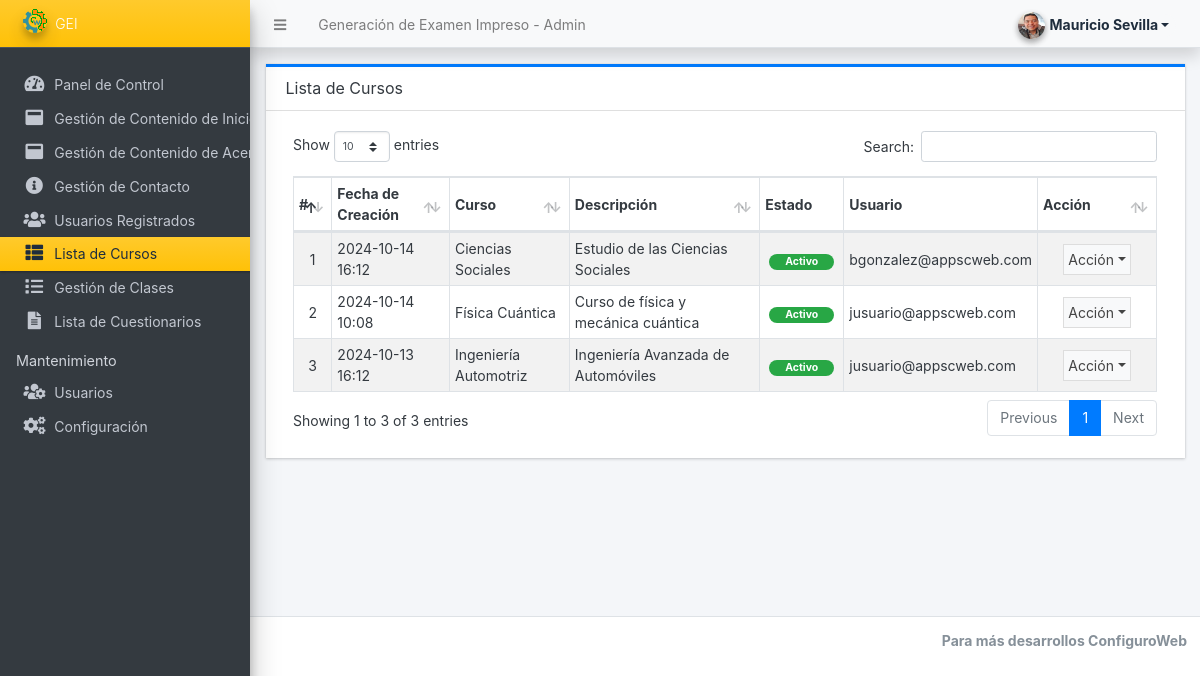
Page /admin/?page=courses (signed in) on the committed database.
### tables this page shows
CREATE TABLE `course_list` (
  `id` int(30) NOT NULL,
  `user_id` int(30) NOT NULL,
  `name` text NOT NULL,
  `description` text NOT NULL,
  `delete_flag` tinyint(1) NOT NULL DEFAULT 0,
  `status` tinyint(1) NOT NULL DEFAULT 1,
  `date_created` datetime NOT NULL DEFAULT current_timestamp(),
  `date_updated` datetime DEFAULT NULL ON UPDATE current_timestamp()
);

CREATE TABLE `registered_user_list` (
  `id` int(30) NOT NULL,
  `firstname` text NOT NULL,
  `middlename` text DEFAULT NULL,
  `lastname` text NOT NULL,
  `gender` varchar(100) NOT NULL,
  `dob` date NOT NULL,
  `contact` text NOT NULL,
  `email` text NOT NULL,
  `password` text NOT NULL,
  `avatar` text NOT NULL,
  `status` tinyint(1) NOT NULL DEFAULT 1,
  `delete_flag` tinyint(1) NOT NULL DEFAULT 0,
  `date_created` datetime NOT NULL DEFAULT current_timestamp(),
  `date_updated` datetime DEFAULT NULL ON UPDATE current_timestamp()
);

### admin/courses/index.php (the view, shortened to what this page needs)
<div class="card card-outline rounded-0 card-primary">
	<div class="card-header">
		<h3 class="card-title">Lista de Cursos</h3>
	</div>
	<div class="card-body">
		<div class="container-fluid">
			<table class="table table-hover table-striped table-bordered" id="list">
				<colgroup>
					<col width="5%">
					<col width="15%">
					<col width="15%">
					<col width="25%">
					<col width="10%">
					<col width="15%">
					<col width="15%">
				</colgroup>
				<thead>
					<tr>
						<th>#</th>
						<th>Fecha de Creación</th>
						<th>Curso</th>
						<th>Descripción</th>
						<th>Estado</th>
						<th>Usuario</th>
						<th>Acción</th>
					</tr>
				</thead>
				<tbody>
					<?php
					$i = 1;
					$qry = $conn->query("SELECT * from `course_list` where delete_flag = 0 order by `name` asc ");
					while ($row = $qry->fetch_assoc()):
						$uemail = $conn->query("SELECT email from registered_user_list where id = '{$row['user_id']}'")->fetch_array()[0];
					?>
						<tr>
							<td class="text-center"><?php echo $i++; ?></td>
							<td><?php echo date("Y-m-d H:i", strtotime($row['date_created'])) ?></td>
							<td><?php echo $row['name'] ?></td>
							<td>
								<p class="m-0 truncate-1"><?= $row['description'] ?></p>
							</td>
							<td class="text-center">
								<?php if ($row['status'] == 1): ?>
									<span class="badge badge-success px-3 rounded-pill">Activo</span>
								<?php else: ?>
									<span class="badge badge-danger px-3 rounded-pill">Inactivo</span>
								<?php endif; ?>
							</td>
							<td>
								<p class="m-0 truncate-1"><?= $uemail ?></p>
							</td>
							<td align="center">
								<button type="button" class="btn btn-flat p-1 btn-default btn-sm dropdown-toggle dropdown-icon" data-toggle="dropdown">
									Acción
								</button>
							</td>
						</tr>
					<?php endwhile; ?>
				</tbody>
			</table>
		</div>
	</div>
</div>

### rows in the picture
course_list: date_created "2024-10-14 16:12", name "Ciencias Sociales", description "Estudio de las Ciencias Sociales", status "Activo", user.email "bgonzalez@appscweb.com"
course_list: date_created "2024-10-14 10:08", name "Física Cuántica", description "Curso de física y mecánica cuántica", status "Activo", user.email "jusuario@appscweb.com"
course_list: date_created "2024-10-13 16:12", name "Ingeniería Automotriz", description "Ingeniería Avanzada de Automóviles", status "Activo", user.email "jusuario@appscweb.com"

### other values in the picture
$_settings->info('name') "Generación de Examen Impreso"
$_settings->info('short_name') "GEI"
